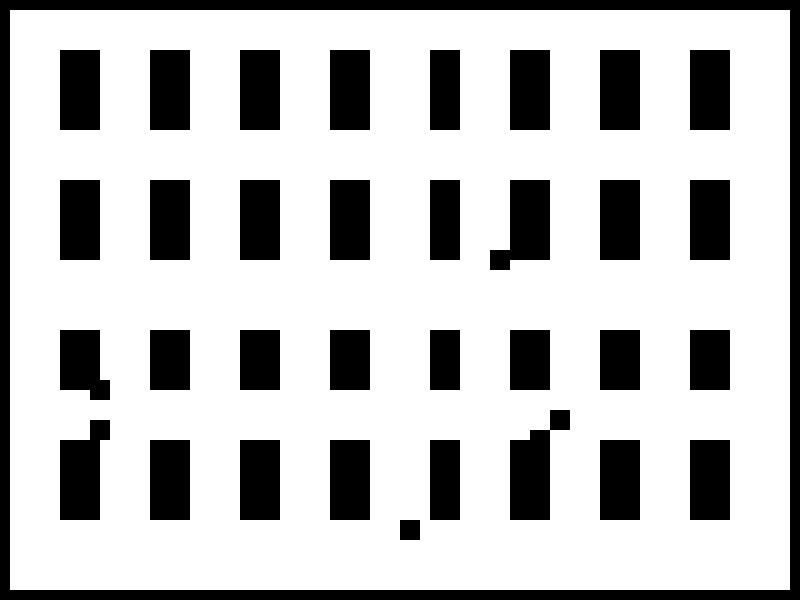
#> input picture data/case_001_warehouse_mapd/map.png, 800 x 600 px
$ python map_parser.py
#> lines starting #> are read from the running program, lines starting #| are printed output that depends on the picture; after the words box and inside, x2 and y2 are one past the last pixel; in counts of white or black regions, pixels touching at a corner belong together
"""
map_parser.py
=============
Loads occupancy grids from map.png files.
"""

import cv2
import numpy as np
import json
import os
from typing import Tuple, Optional


def load_occupancy_grid(map_path: str) -> np.ndarray:
    """
    Load map.png and return a binary obstacle grid at pixel resolution.
    Returns uint8 array: 1=wall, 0=free.
    """
#> called with map_path = 'data/case_001_warehouse_mapd/map.png'
    img = cv2.imread(map_path)
#> img is the input picture: shape (600, 800, 3); 74.4% white; 34 black regions, largest, box (x1, y1, x2, y2) and area: (0, 0, 800, 600) 27600, (510, 410, 570, 520) 3800, (490, 180, 550, 270) 3600
    if img is None:
        raise FileNotFoundError(f"Cannot open: {map_path}")
    gray = cv2.cvtColor(img, cv2.COLOR_BGR2GRAY)
    _, binary = cv2.threshold(gray, 128, 1, cv2.THRESH_BINARY_INV)
    binary = binary[3:-3, 3:-3]
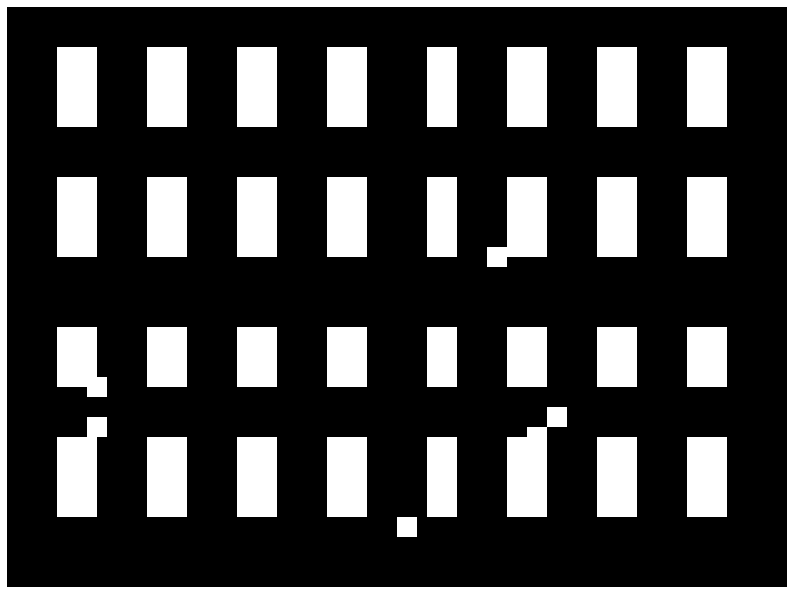
#> binary: shape (594, 794); values 0 (black) and 1 (white), 24.2% white; 34 white regions, largest, box (x1, y1, x2, y2) and area: (0, 0, 794, 594) 19236, (507, 407, 567, 517) 3800, (487, 177, 547, 267) 3600
    return binary.astype(np.uint8)


def load_grid_cell_resolution(map_path: str,
                               metrics_path: str
                               ) -> Tuple[np.ndarray, int, int]:
    """
    Load map at logical cell resolution using metrics.json for dimensions.
    Samples centre pixel of each cell — critical for thin-wall mazes.
    Returns (grid, cell_w, cell_h).
    """
    with open(metrics_path) as f:
        m = json.load(f)
    cell_w = m["width"]
    cell_h = m["height"]
    binary = load_occupancy_grid(map_path)
    return _sample_cell_centres(binary, cell_w, cell_h), cell_w, cell_h


def load_grid_auto(map_path: str,
                   metrics_path: Optional[str] = None
                   ) -> Tuple[np.ndarray, int, int]:
    """
    Universal loader — works with OR without metrics.json.

    If metrics.json exists it is used for exact dimensions.
    Otherwise cell size is estimated from image periodicity.
    Returns (grid, cell_w, cell_h).
    """
    if metrics_path and os.path.exists(metrics_path):
        return load_grid_cell_resolution(map_path, metrics_path)

    binary = load_occupancy_grid(map_path)
    px_h, px_w = binary.shape
#> px_h = 594; px_w = 794
    cell_w, cell_h = _estimate_cell_size(binary)

    if cell_w > 0 and cell_h > 0:
        return _sample_cell_centres(binary, cell_w, cell_h), cell_w, cell_h
    return binary, px_w, px_h


def _sample_cell_centres(binary: np.ndarray,
                          cell_w: int, cell_h: int) -> np.ndarray:
    px_h, px_w = binary.shape
    result = np.zeros((cell_h, cell_w), dtype=np.uint8)
    for gy in range(cell_h):
        for gx in range(cell_w):
            px = min(int((gx + 0.5) * px_w / cell_w), px_w - 1)
            py = min(int((gy + 0.5) * px_h / cell_h), px_h - 1)
            result[gy, gx] = binary[py, px]
    return result


def _estimate_cell_size(binary: np.ndarray) -> Tuple[int, int]:
    """Estimate logical cell size via autocorrelation of column/row sums."""
    col_sums = binary.sum(axis=0).astype(np.float32)
#> col_sums = 794 values, max 594 at index 0, min 14 at index 7, mean 144
    row_sums = binary.sum(axis=1).astype(np.float32)
#> row_sums = 594 values, max 794 at index 0, min 14 at index 7, mean 192.5
    period_x = _dominant_period(col_sums)
    period_y = _dominant_period(row_sums)
    px_h, px_w = binary.shape
    if 2 <= period_x <= px_w // 2 and 2 <= period_y <= px_h // 2:
        return px_w // period_x, px_h // period_y
    return 0, 0


def _dominant_period(signal: np.ndarray) -> int:
    n = len(signal)
#> n = 794
    if n < 4:
        return 0
    s = signal - signal.mean()
#> s = 794 values, max 450 at index 0, min -130 at index 7, mean 0
    corr = np.correlate(s, s, mode="full")[n - 1:]
#> corr = 794 values, max 19542000 at index 0, min -12542000 at index 50, mean 12306
    corr[0] = 0
    max_lag = min(n // 2, 60)
#> max_lag = 60
    return int(np.argmax(corr[1:max_lag])) + 1


def load_scenario(scenario_path: str) -> dict:
    with open(scenario_path) as f:
        return json.load(f)


def load_tasks(tasks_path: str) -> list:
    if not os.path.exists(tasks_path):
        return []
    with open(tasks_path) as f:
        data = json.load(f)
    return data if isinstance(data, list) else []


def grid_to_display(grid: np.ndarray) -> np.ndarray:
    display = (1 - grid) * 255
    return cv2.cvtColor(display.astype(np.uint8), cv2.COLOR_GRAY2BGR)


def print_grid_info(grid: np.ndarray, scenario: dict) -> None:
    h, w  = grid.shape
    total = h * w
    obs   = int(np.sum(grid))
    print("=" * 42)
    print("  MAP INFO")
    print("=" * 42)
    print(f"  Grid size    : {w} x {h} cells")
    print(f"  Obstacles    : {obs}  ({obs/total*100:.1f}%)")
    print(f"  Free         : {total-obs}  ({(total-obs)/total*100:.1f}%)")
    print(f"  Scenario type: {scenario.get('type', 'unknown')}")
    print(f"  Agents       : {scenario.get('num_agents', '?')}")
    print("=" * 42)


if __name__ == "__main__":
    import sys
    sys.path.insert(0, ".")
    data_dir = "data"
    cases = sorted([d for d in os.listdir(data_dir)
                    if os.path.isdir(f"{data_dir}/{d}")]) if os.path.exists(data_dir) else []
    for case in cases:
        base = f"{data_dir}/{case}"
        map_path     = f"{base}/map.png"
        metrics_path = f"{base}/metrics.json"
        sc_path      = f"{base}/scenario.json"
        if not os.path.exists(map_path):
            continue
        print(f"\n── {case} ──")
        grid_a, gw, gh = load_grid_auto(map_path)
#> in _estimate_cell_size, `period_x = _dominant_period(col_sums)`: period_x = 1
#> in load_grid_auto, `cell_w, cell_h = _estimate_cell_size(binary)`: cell_w = 0
#> gw = 794; gh = 594
        print(f"  Auto   : {gw}x{gh}  density={grid_a.sum()/(gw*gh):.3f}")
#|   Auto   : 794x594  density=0.242
        if os.path.exists(metrics_path):
            grid_m, gw_m, gh_m = load_grid_cell_resolution(map_path, metrics_path)
            print(f"  Metrics: {gw_m}x{gh_m}  density={grid_m.sum()/(gw_m*gh_m):.3f}")
#> pass 2 of the loop `for case in cases:`:
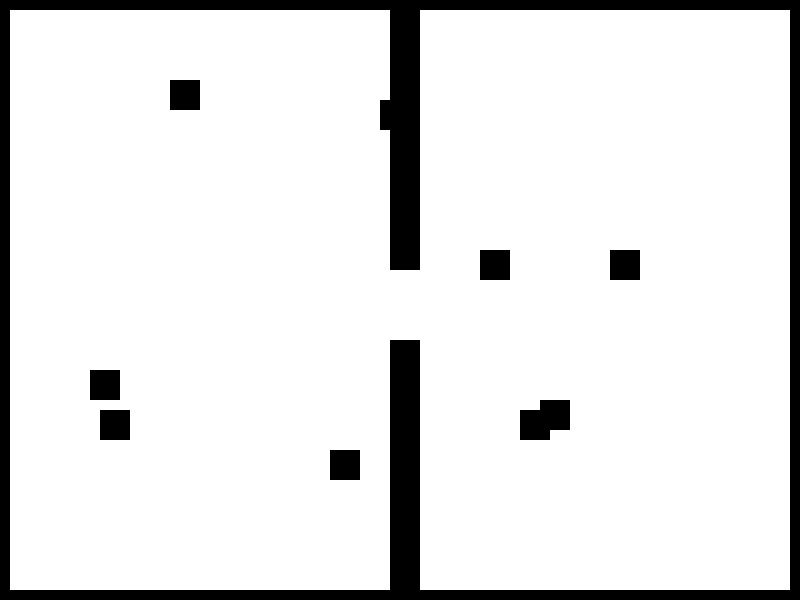
#> input picture data/case_002_bottleneck_stress/map.png, 800 x 600 px
#> in load_occupancy_grid, img is the input picture: shape (600, 800, 3); 89.5% white; 8 black regions, largest, box (x1, y1, x2, y2) and area: (0, 0, 800, 600) 43200, (520, 400, 570, 440) 1600, (170, 80, 200, 110) 900
#> in load_occupancy_grid (call 2), `binary = binary[3:-3, 3:-3]`:
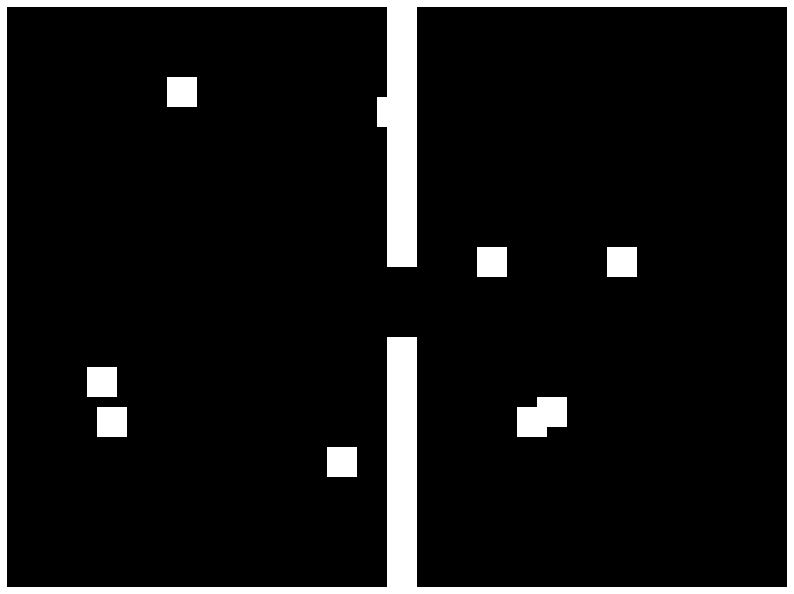
#> binary: shape (594, 794); values 0 (black) and 1 (white), 8.9% white; 8 white regions, largest, box (x1, y1, x2, y2) and area: (0, 0, 794, 594) 34836, (517, 397, 567, 437) 1600, (167, 77, 197, 107) 900
#|   Auto   : 794x594  density=0.089
#> pass 3 of the loop `for case in cases:`:
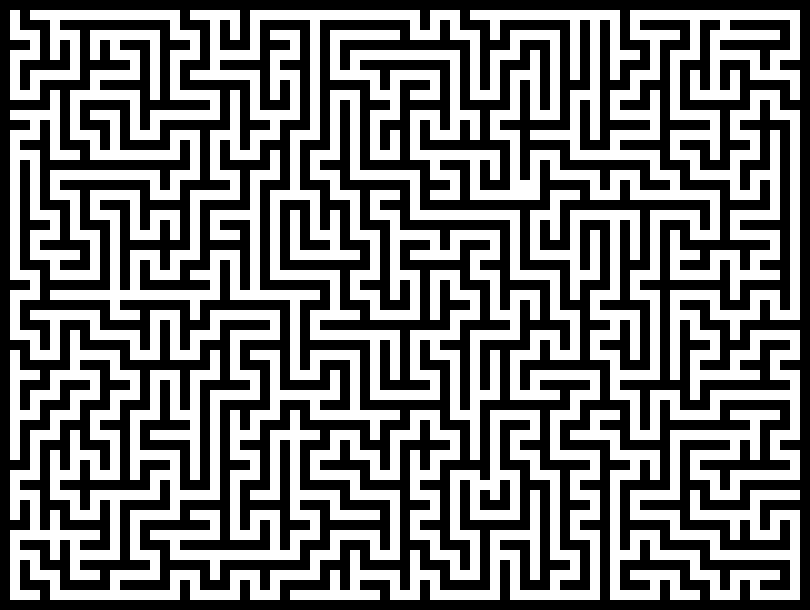
#> input picture data/case_003_maze_mapf/map.png, 810 x 610 px
#> in load_occupancy_grid, img is the input picture: shape (610, 810, 3); 48.7% white; 1 white region, box (x1, y1, x2, y2) and area: (10, 10, 800, 600) 240500
#> in load_occupancy_grid (call 3), `binary = binary[3:-3, 3:-3]`:
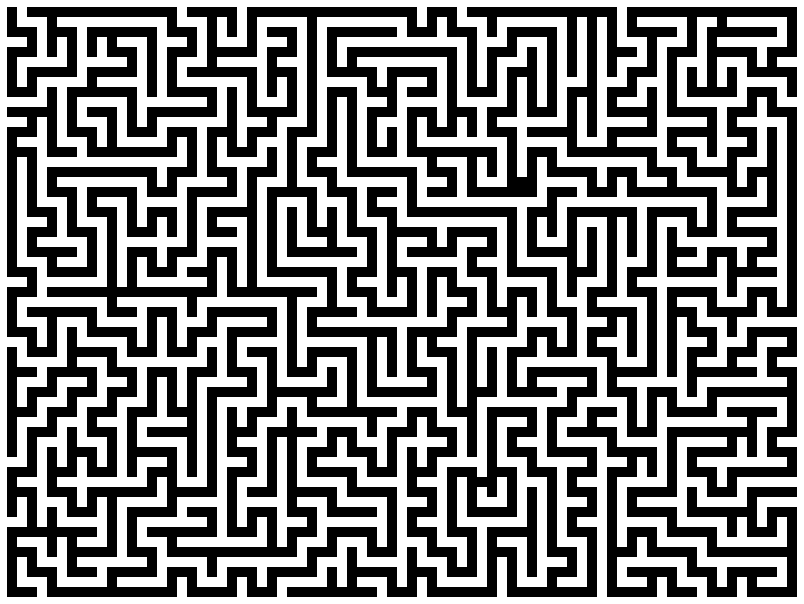
#> binary: shape (604, 804); values 0 (black) and 1 (white), 50.5% white; 1 black region, box (x1, y1, x2, y2) and area: (7, 7, 797, 597) 240500
#> gw = 40; gh = 30
#|   Auto   : 40x30  density=0.000
